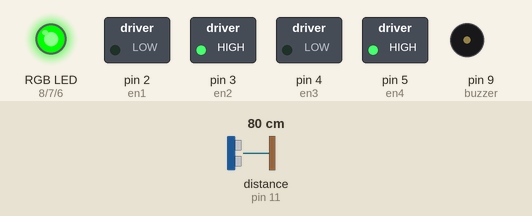
A sketch run on a simulated Arduino Uno, built with avr-gcc and run on an emulated ATmega328P. Shown: switched loads named in the sketch (green lamp = pin HIGH), an RGB LED mixed from three pins (HIGH = lit), buzzer (waves = sounding). Wiring (inferred from the names in the program): ultrasonic range finder: trigger pin 12; echo pin 11. The inputs (shaded band) are chosen by the test bench; at power-on: distance to the obstacle (sensor on pin 11) 80 cm. The echo pulse lasts 58.3 µs per cm; pins used as bus, display or sensor lines are not drawn; what the sketch prints to the serial monitor is not drawn.

Above: at 1.2 s.
1.3 s: distance to the obstacle (sensor on pin 11) set to 39 cm
4.3 s: distance to the obstacle (sensor on pin 11) set to 34 cm
At 5.5 s:
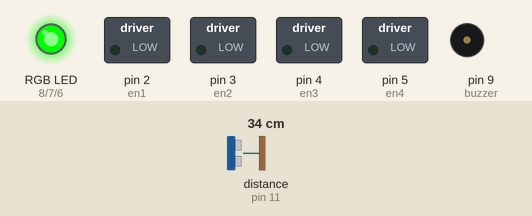
At 7.1 s:
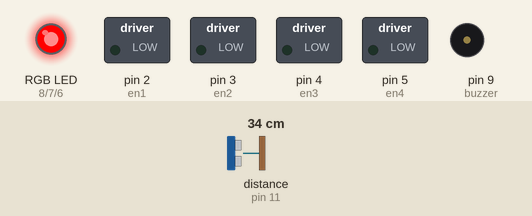
7.3 s: distance to the obstacle (sensor on pin 11) set to 60 cm
At 8.7 s:
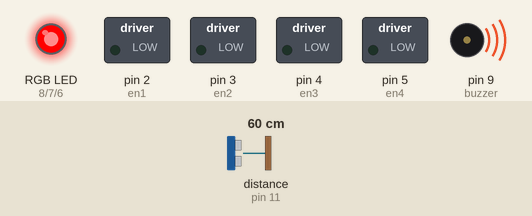
Timing chart, 0 to 10.9 s (numbered marks = the images above; inputs shaded):
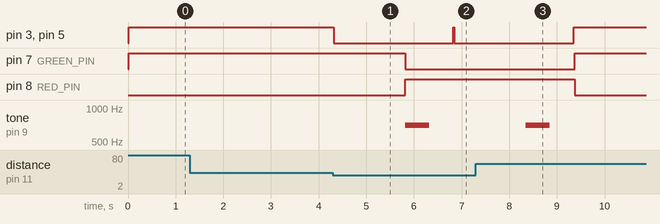

The sketch:

code4controlling4motors.ino
```cpp
/* ------------------------------------------------------- //
   529814H - Mechatronics
   Cleaning rover code
  // ------------------------------------------------------- */

/*               Variable initialisation                   */
/* ------------------------------------------------------- */
/* ************** Rover's Variables ********************** */
int en1 = 2;
int en2 = 3;
int en3 = 4;
int en4 = 5;

/* ************** RGB LED's Variables ********************* */
const int RED_PIN = 8; //red wire
const int GREEN_PIN = 7;  //white wire
const int BLUE_PIN = 6;  //blue wire

/* ********** Ultrasonic senor's Variables **************** */
#define echoPin 11 // attach pin D2 Arduino to pin Echo of HC-SR04
#define trigPin 12 //attach pin D3 Arduino to pin Trig of HC-SR04
long duration; // variable for the duration of sound wave travel
unsigned int distance; // variable for the distance measurement

/* ************** Piezo buzzer's Variables **************** */
const int buzzer = 9; //piezo buzzer pin

/* ************** Miscellaneous  Variables **************** */
long nowMillis;
int num = 0;
int first = 0;

/*               Function initialisation                    */
/* -------------------------------------------------------- */
/* **************** Rover's Movement ********************** */
void halt(int time) {
  digitalWrite(en1, LOW);
  digitalWrite(en2, LOW);
  digitalWrite(en3, LOW);
  digitalWrite(en4, LOW);
  delay(time);
}

void turn_right() {
  digitalWrite(en1, HIGH);
  digitalWrite(en2, LOW);      //   Right Turn  Output Left Hand side
  digitalWrite(en3, LOW);    //   Right Turn  Output Right Hand side
  digitalWrite(en4, HIGH);
}

void backward() {
  //analogWrite(13, 180);
  digitalWrite(en1, HIGH);     //  Backwards    Forwards Output Left Hand side
  digitalWrite(en2, LOW);
  digitalWrite(en3, HIGH);    //   Backwards    Backwards Output Right Hand side
  digitalWrite(en4, LOW);
}

void turn_left() {
  //analogWrite(13, 180);
  digitalWrite(en1, LOW);
  digitalWrite(en2, HIGH);     // Left Turn    Output Left Hand side
  digitalWrite(en3, HIGH);     //  Left turn   Output Right Hand side
  digitalWrite(en4, LOW);
}

void forward() {
  digitalWrite(en1, LOW);     //  Forwards   Backwards Output Left Hand side
  digitalWrite(en2, HIGH);
  digitalWrite(en3, LOW);    //  Forwards   Forwards Output Right Hand side
  digitalWrite(en4, HIGH);
}

/* ******************* Range Detector ********************* */
// Range detector with sound for range less than 25cm
int range_detectr() {
  // Clears the trigPin condition
  digitalWrite(trigPin, LOW);
  delayMicroseconds(2);
  digitalWrite(trigPin, HIGH);
  // Sets the trigPin HIGH (ACTIVE) for 10 microseconds
  delayMicroseconds(10);
  digitalWrite(trigPin, LOW);
  //Receive the signal
  duration = pulseIn(echoPin, HIGH);
  // Calculating the distance
  distance = duration * 0.034 / 2;
  delay(10);
  if ((distance > 0) && (distance <= 35)) {
    halt(1500);
    RGB_color(255, 0, 0); // Red
    piezobuzzer(500);
    return (1);
  }
  Serial.print("\nGood distance\n");
  RGB_color(0, 255, 0); // Green
  return (0);
}

/* ******************* Piezo buzzer sound ***************** */
void piezobuzzer(int time) {
  tone(buzzer, 700); // Send 1KHz sound signal...
  delay(time);        // ...for 1 sec
  noTone(buzzer);     // Stop sound...
  delay(time);        // ...for 1sec
  noTone(buzzer);
}

/* ******************* RGB LED lights ********************* */
void RGB_color(int RED_VAL, int GREEN_VAL, int BLUE_VAL) {
  analogWrite(RED_PIN, RED_VAL);
  analogWrite(GREEN_PIN, GREEN_VAL);
  analogWrite(BLUE_PIN, BLUE_VAL);
}

void timer_func(int time) {
  nowMillis = millis();
  if (nowMillis % time == 0)
  {
    piezobuzzer(500);
    Serial.print("Time: ");
    Serial.print(nowMillis);
    Serial.println("s\n");
  }
}
/*                            Setup                        */
/* ------------------------------------------------------- */
void setup() {
  // Movement setup
  pinMode(en1, OUTPUT);
  pinMode(en2, OUTPUT);
  pinMode(en3, OUTPUT);
  pinMode(en4, OUTPUT);

  // Piezo buzzer setup
  pinMode(trigPin, OUTPUT); // Sets the trigPin as an OUTPUT
  pinMode(echoPin, INPUT); // Sets the echoPin as an INPUT

  // Serial Monitor setup (can delete)
  Serial.begin(9600); // // Serial Communication is starting with 9600 of baudrate speed
  Serial.println("Ultrasonic Sensor HC-SR04 Test"); // print some text in Serial Monitor
  Serial.println("with Arduino UNO R3");
}

/*                            Loop                         */
/* ------------------------------------------------------- */

void loop() {
  first++;
  if (++first == 1)
    delay(3000);
  while (range_detectr() == 0) {
    forward();
  }
  delay(5);
  turn_left();
  turn_left();
  delay(5);
  forward();/*
  turn_left();
  while ((range_detectr() == 1) && (first == 1))
    turn_right();
  first = 0;*/
}
```

Measured:
- the behaviour switches between 37 and 36 cm on distance to the obstacle (sensor on pin 11) (found by bisection; images 0 and 1)
- after the input at 1.3 s, every drawn part: stays the same
- after the input at 4.3 s, pin 3 (en2): HIGH → LOW at once, → HIGH 2.5 s later, → LOW 0.02 s later; pin 5 (en4): HIGH → LOW at once, → HIGH 2.5 s later, → LOW 0.01 s later; pin 7 (GREEN_PIN): HIGH → LOW after 1.5 s; pin 8 (RED_PIN): LOW → HIGH after 1.5 s; tone on pin 9 (buzzer): silent → 700 Hz after 1.5 s, → silent 0.50 s later
- after the input at 7.3 s, pin 3 (en2): goes on until 9.3 s, then stays HIGH; pin 5 (en4): goes on until 9.4 s, then stays HIGH; pin 7 (GREEN_PIN): LOW → HIGH after 2.1 s; pin 8 (RED_PIN): HIGH → LOW after 2.1 s; tone on pin 9 (buzzer): goes on until 8.8 s, then stays silent
